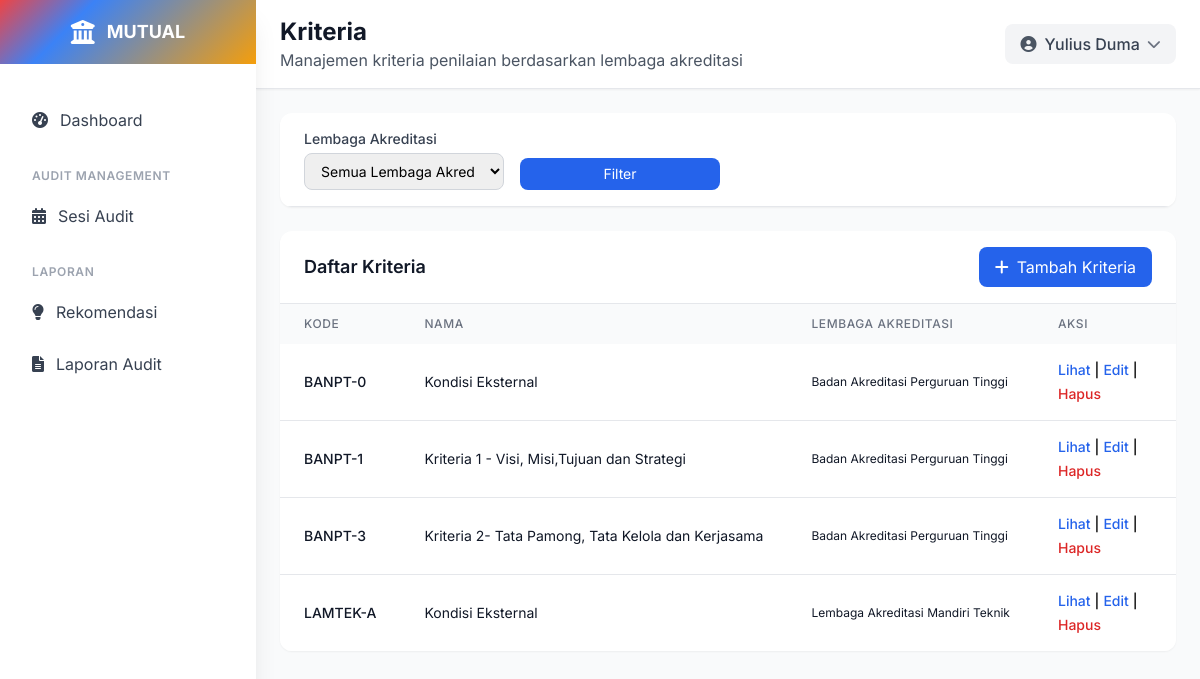
Screenshot of /kriteria/ (signed in) with the database file from the repository.
### ami/models.py (models this page shows, shortened)
class Kriteria(models.Model):
    lembaga_akreditasi = models.ForeignKey(LembagaAkreditasi, on_delete=models.CASCADE, related_name='kriteria')
    kode = models.CharField(max_length=30, null=True)
    nama = models.CharField(max_length=255)
    deskripsi = models.TextField(blank=True, null=True)
    status = models.CharField(max_length=20, choices=[
        ('aktif', 'aktif'),
        ('tidak aktif', 'tidak aktif'),
    ], default='aktif')
    class Meta:
        verbose_name = "Kriteria"
        verbose_name_plural = "Kriteria"
        unique_together = ['lembaga_akreditasi', 'kode']
        ordering = ['kode']

class LembagaAkreditasi(models.Model):
    kode = models.CharField(max_length=20, unique=True)
    nama = models.CharField(max_length=255, unique=True)
    deskripsi = models.TextField(blank=True, null=True)
    website = models.URLField(blank=True, null=True)
    kontak = models.TextField(blank=True, null=True)
    class Meta:
        verbose_name = "Lembaga Akreditasi"
        verbose_name_plural = "Lembaga Akreditasi"
        ordering = ['nama']

### ami/views.py (the view)
# urls.py: path('kriteria/', views.kriteria_list, name='kriteria_list'),
@login_required
def kriteria_list(request, lembaga_id=None):
    lembaga = None
    if lembaga_id:
        lembaga = get_object_or_404(LembagaAkreditasi, pk=lembaga_id)
        kriteria_list = Kriteria.objects.filter(lembaga_akreditasi=lembaga).order_by('kode')
    else:
        kriteria_list = Kriteria.objects.all().order_by('kode')
    paginator = Paginator(kriteria_list, 10)
    page_number = request.GET.get('page')
    kriteria = paginator.get_page(page_number)
    lembaga_akreditasi = LembagaAkreditasi.objects.all().order_by('nama')
    return render(request, 'ami/kriteria_list.html', {
        'kriteria': kriteria,
        'lembaga_akreditasi': lembaga_akreditasi,
        'selected_lembaga': lembaga
    })

### templates/ami/kriteria_list.html (shortened to what this page needs)
{% extends 'base.html' %}
{% load static %}
{% block page_title %}Kriteria{% endblock %}
{% block page_subtitle %}Manajemen kriteria penilaian berdasarkan lembaga akreditasi{% endblock %}
{% block content %}
<div class="p-4 lg:p-6">
    <div class="bg-white rounded-xl shadow-sm overflow-hidden mb-4 lg:mb-6">
        <div class="px-4 lg:px-6 py-4 border-b border-gray-200">
            <form method="get" class="grid grid-cols-1 md:grid-cols-4 gap-2 lg:gap-4">
                <div>
                    <label for="lembaga_akreditasi" class="block text-xs lg:text-sm font-medium text-gray-700 mb-1">Lembaga Akreditasi</label>
                    <select name="lembaga_id" id="lembaga_akreditasi" class="w-full border border-gray-300 rounded-lg px-2 py-1.5 lg:px-3 lg:py-2 focus:outline-none focus:ring-2 focus:ring-blue-500 focus:border-blue-500 text-xs lg:text-sm">
                        <option value="">Semua Lembaga Akreditasi</option>
                    </select>
                </div>
                <div class="flex items-end">
                    <button type="submit" class="w-full bg-blue-600 hover:bg-blue-700 text-white px-3 py-1.5 rounded-lg text-sm">
                        Filter
                    </button>
                </div>
            </form>
        </div>
    </div>
    <div class="bg-white rounded-xl shadow-sm overflow-hidden">
        <div class="px-4 lg:px-6 py-4 border-b border-gray-200 flex flex-col sm:flex-row sm:justify-between sm:items-center space-y-2 sm:space-y-0">
            <h3 class="text-lg font-semibold text-gray-900">Daftar Kriteria</h3>
            <div class="flex flex-col sm:flex-row space-y-2 sm:space-y-0 sm:space-x-2 w-full sm:w-auto">
                <a href="{% url 'ami:kriteria_create_by_lembaga' selected_lembaga.id %}" class="bg-blue-600 hover:bg-blue-700 text-white px-4 py-2 rounded-lg flex items-center justify-center w-full sm:w-auto">
                    <i class="fas fa-plus mr-2"></i> Tambah Kriteria
                </a>
            </div>
        </div>
        <div class="overflow-x-auto">
            <table class="w-full">
                <thead class="bg-gray-50">
                    <tr>
                        <th class="px-3 lg:px-6 py-3 text-left text-xs font-medium text-gray-500 uppercase tracking-wider">Kode</th>
                        <th class="px-3 lg:px-6 py-3 text-left text-xs font-medium text-gray-500 uppercase tracking-wider">Nama</th>
                        <th class="px-3 lg:px-6 py-3 text-left text-xs font-medium text-gray-500 uppercase tracking-wider hidden md:table-cell">Lembaga Akreditasi</th>
                        <th class="px-3 lg:px-6 py-3 text-left text-xs font-medium text-gray-500 uppercase tracking-wider">Aksi</th>
                    </tr>
                </thead>
                <tbody class="bg-white divide-y divide-gray-200">
                    {% for kriteria in kriteria %}
                    <tr class="hover:bg-gray-50 transition-colors">
                        <td class="px-3 lg:px-6 py-4 whitespace-nowrap">
                            <div class="text-xs lg:text-sm font-medium text-gray-900">{{ kriteria.kode }}</div>
                        </td>
                        <td class="px-3 lg:px-6 py-4 whitespace-nowrap text-xs lg:text-sm text-gray-900">
                            {{ kriteria.nama }}
                        </td>
                        <td class="px-3 lg:px-6 py-4 whitespace-nowrap text-xs lg:text-gray-900 hidden md:table-cell">
                            {{ kriteria.lembaga_akreditasi.nama }}
                        </td>
                        <td class="px-3 lg:px-6 py-4 whitespace-nowrap text-xs lg:text-sm font-medium">
                            <div class="flex flex-wrap gap-1">
                                <a href="{% url 'ami:kriteria_detail' kriteria.id %}" class="text-blue-600 hover:text-blue-900">Lihat</a>
                                <span class="hidden md:inline">|</span>
                                <a href="{% url 'ami:kriteria_update' kriteria.id %}" class="text-blue-600 hover:text-blue-900">Edit</a>
                                <span class="hidden md:inline">|</span>
                                <a href="{% url 'ami:kriteria_delete' kriteria.id %}" class="text-red-600 hover:text-red-900">Hapus</a>
                            </div>
                        </td>
                    </tr>
                    {% empty %}
                    <tr>
                        <td colspan="4" class="px-4 lg:px-6 py-4 text-center text-gray-500 text-sm">Tidak ada kriteria yang terdaftar</td>
                    </tr>
                    {% endfor %}
                </tbody>
            </table>
        </div>
    </div>
</div>
{% endblock %}

### templates/base.html (shortened to what this page needs)
<!DOCTYPE html>
<html lang="id">
<head>
    <script src="https://cdn.tailwindcss.com"></script>
    <link href="https://cdnjs.cloudflare.com/ajax/libs/font-awesome/6.0.0/css/all.min.css" rel="stylesheet">
    <link href="https://cdn.jsdelivr.net/npm/select2@4.1.0-rc.0/dist/css/select2.min.css" rel="stylesheet" />
    <link href="https://cdn.jsdelivr.net/npm/select2-bootstrap-5-theme@1.3.0/dist/select2-bootstrap-5-theme.min.css" rel="stylesheet" />
</head>
<body class="bg-gray-50">
    <div class="fixed inset-y-0 left-0 z-50 w-64 bg-white shadow-xl transform transition-transform duration-300 ease-in-out lg:translate-x-0 -translate-x-full flex flex-col" id="sidebar">
        <div class="flex items-center justify-center h-16 gradient-bg flex-shrink-0">
            <div class="flex items-center space-x-3">
                <i class="fas fa-university text-white text-2xl"></i>
                <span class="text-white font-bold text-lg">MUTUAL</span>
            </div>
        </div>
        <nav class="flex-1 overflow-y-auto mt-8 px-4 pb-4 ">
            <div class="space-y-2">
                <a href="{% url 'ami:dashboard' %}" class="sidebar-item flex items-center px-4 py-3 text-gray-700 rounded-lg transition-all duration-200 {% if request.resolver_match.url_name == 'dashboard' %}bg-blue-50 text-blue-600{% else %}hover:bg-gray-50{% endif %}">
                    <i class="fas fa-tachometer-alt mr-3"></i>
                    <span>Dashboard</span>
                </a>
                <div class="pt-4">
                    <p class="px-4 text-xs font-semibold text-gray-400 uppercase tracking-wider">Audit Management</p>
                    <div class="mt-2 space-y-1">
                        <a href="{% url 'ami:audit_session_list' %}" class="sidebar-item flex items-center px-4 py-3 text-gray-700 rounded-lg transition-all duration-200 {% if request.resolver_match.url_name == 'audit_session_list' %}bg-blue-50 text-blue-600{% else %}hover:bg-gray-50{% endif %}">
                            <i class="fas fa-calendar-alt mr-3"></i>
                            <span>Sesi Audit</span>
                        </a>
                    </div>
                </div>
                <div class="pt-4">
                    <p class="px-4 text-xs font-semibold text-gray-400 uppercase tracking-wider">Laporan</p>
                    <div class="mt-2 space-y-1">
                        <a href="#" class="sidebar-item flex items-center px-4 py-3 text-gray-700 rounded-lg transition-all duration-200 hover:bg-gray-50">
                            <i class="fas fa-lightbulb mr-3"></i>
                            <span>Rekomendasi</span>
                        </a>
                        <a href="{% url 'ami:laporan_index_audit' %}"
                            class="sidebar-item flex items-center px-4 py-3 text-gray-700 rounded-lg transition-all duration-200 {% if request.resolver_match.url_name == 'laporan_index_audit' %}bg-blue-50 text-blue-600{% else %}hover:bg-gray-50{% endif %}">
                            <i class="fas fa-file-alt mr-3"></i>
                            <span>Laporan Audit</span>
                        </a>
                    </div>
                </div>
            </div>
        </nav>
    </div>
    <div class="lg:ml-64 flex flex-col min-h-screen">
        <header class="bg-white shadow-sm border-b border-gray-200">
            <div class="flex items-center justify-between px-4 lg:px-6 py-4 print:hidden ">
                <div class="lg:block hidden">
                    <h1 class="text-xl lg:text-2xl font-bold text-gray-900">{% block page_title %}{% endblock %}</h1>
                    <p class="text-gray-600">{% block page_subtitle %}{% endblock %}</p>
                </div>
                <div class="flex items-center space-x-4">
                    <div class="relative print:hidden">
                        <button id="profileButton" class="flex items-center space-x-2 bg-gray-100 hover:bg-gray-200 px-4 py-2 rounded-lg transition-colors">
                            <i class="fas fa-user-circle text-gray-600"></i>
                            <span class="text-gray-700 font-medium">{{ user.get_full_name|default:user.username }}</span>
                            <i class="fas fa-chevron-down text-gray-500 text-sm transition-transform" id="chevronIcon"></i>
                        </button>
                    </div>
                </div>
            </div>
        </header>
        {% block content %}{% endblock %}
    </div>
</body>
</html>

### templates/base.html (style rules this page uses)
body { font-family: 'Inter', sans-serif; }
.gradient-bg { background: linear-gradient(135deg, #ef4444 0%, #3b82f6 30%, #f59e0b 100%) }

### rows the page displays
Kriteria: kode "BANPT-0", nama "Kondisi Eksternal", lembaga_akreditasi.nama "Badan Akreditasi Perguruan Tinggi"
Kriteria: kode "BANPT-1", nama "Kriteria 1 - Visi, Misi,Tujuan dan Strategi", lembaga_akreditasi.nama "Badan Akreditasi Perguruan Tinggi"
Kriteria: kode "BANPT-3", nama "Kriteria 2- Tata Pamong, Tata Kelola dan Kerjasama", lembaga_akreditasi.nama "Badan Akreditasi Perguruan Tinggi"
Kriteria: kode "LAMTEK-A", nama "Kondisi Eksternal", lembaga_akreditasi.nama "Lembaga Akreditasi Mandiri Teknik"

### other values shown
{{ user.get_full_name|default:user.username }} "Yulius Duma"
